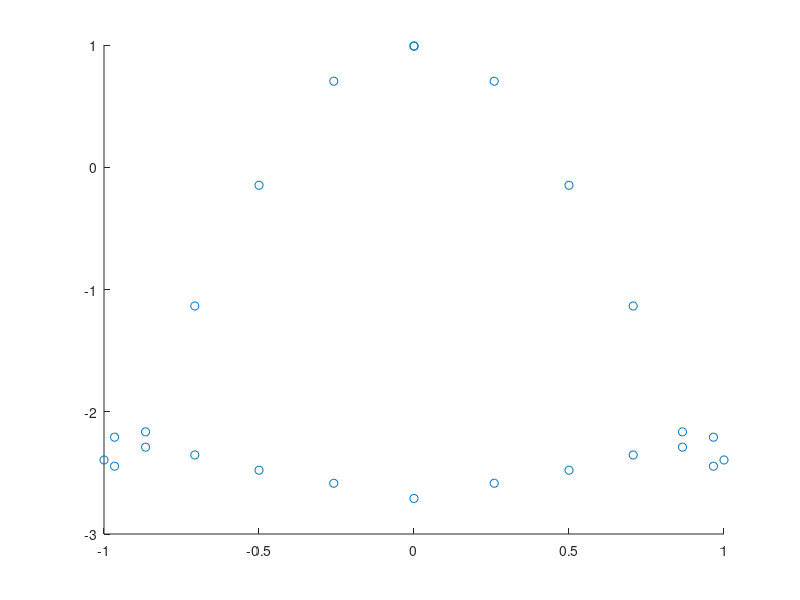

Here is the MATLAB script that generated this plot:
clear all
clc
close all
data=csvread('lab013_cylinder_8.csv',3,0);
    i=1;
    j=1;
    matrix=zeros(13,11);
    while j<=13
    while data(i)==j
        k=1;
        while k<=11
        matrix(j,k)=matrix(j,k)+data(i,k);
        k=k+1;
        end
        i=i+1;
    end
    j=j+1;
    end
matrix=matrix./10;

angle=zeros(13,1);
i=2;
while i<=13
    increment=180/12;
    angle(1)=0;
    angle(i)=angle(i-1)+increment;
    i=i+1;
end
%Cp=zeros(25,1);
Cp=matrix(:,2)./matrix(:,3); %dynamic pressure/ airspeed dynamic
Cp2=flipud(Cp(1:12)); %flips matrix usidedown
Cp(14:25)=Cp2(1:12); %creates mirror data points for cylinder

Cp_ideal=1-4*sind(angle).^2; %reference Cp

%x positioning
dx=(1-cosd(angle))/2;
dx2=flipud(dx(1:12)); %same as Cp
dx(14:25)=dx2(1:12);
%y positioning
dy=sind(angle);
dy2=-flipud(dy(1:12));
dy(14:25)=dy2(1:12);

%x=(0:15:360);
%plotting
scatter(dy,Cp)

%integrals
Cn=-trapz(dx,Cp);
Ca=-trapz(dy,Cp);

Cl=Cn %coefficient of lift
Cd=Ca %coefficent of drag

